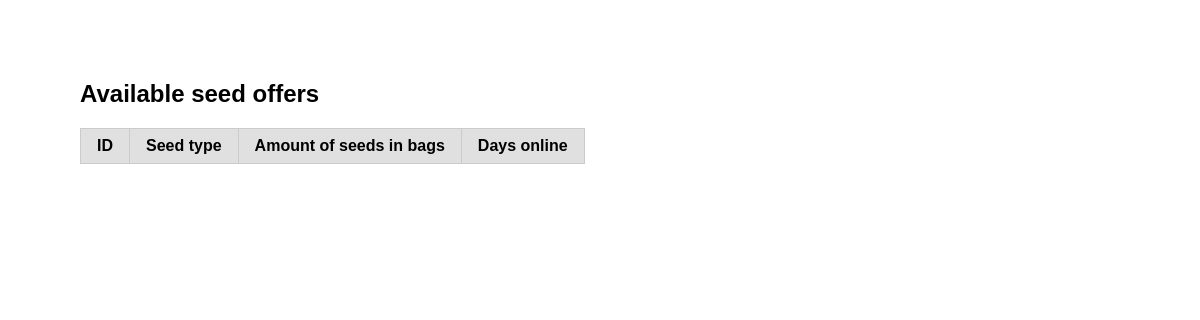
Page /polls/offers/ on the earlier database version.
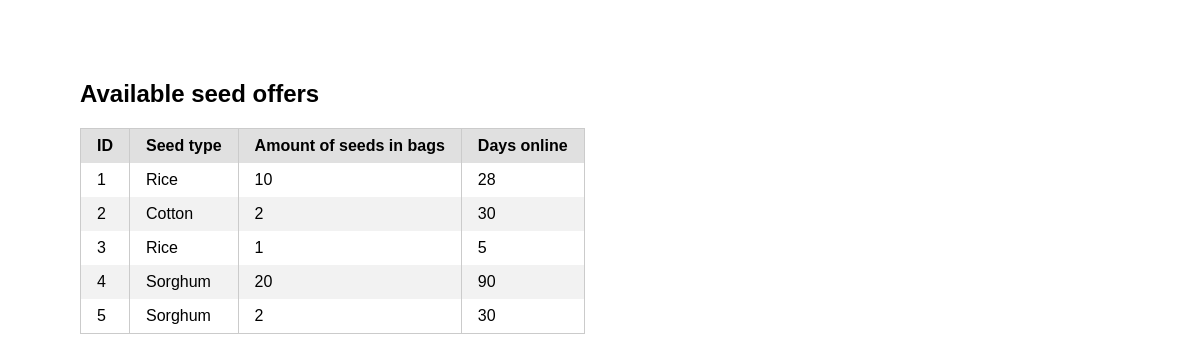
Same page on the later database version.
### polls/models.py (models this page shows)
class Offer(models.Model):
    RICE = 'RE'
    COTTON = 'CN'
    SORGHUM = 'SM'
    SEED_TYPES_CHOICES = (
        (RICE, 'Rice'),
        (COTTON, 'Cotton'),
        (SORGHUM, 'Sorghum'),
    )
    seed_type = models.CharField(
        max_length=2,
        choices=SEED_TYPES_CHOICES,
        default=RICE,
    )
    amount_of_seeds = models.IntegerField(
        default=1,
        validators=[
            MaxValueValidator(999),
            MinValueValidator(1)
        ]
    )
    days_online = models.IntegerField(
        default=1,
        validators=[
            MaxValueValidator(90),
            MinValueValidator(1)
        ]
    )
    def seed_name(self):
        for seed_choice in self.SEED_TYPES_CHOICES:
            if self.seed_type in seed_choice:
                return seed_choice[1]

### polls/views.py (the view)
# urls.py: path('offers/', views.OffersView.as_view(), name='offers'),
class OffersView(generic.ListView):
    template_name = 'polls/offers.html'
    context_object_name = 'farmers_offers'
    def get_queryset(self):
        return Offer.objects.all()

### polls/templates/polls/offers.html
{% load static %}
<link rel="stylesheet" type="text/css" href="{% static 'polls/pure-min.css' %}">
<link rel="stylesheet" type="text/css" href="{% static 'polls/style.css' %}">
<div class="container">
<h2>Available seed offers</h2>
<table class="pure-table">
    <thead>
        <tr>
            <th>ID</th>
            <th>Seed type</th>
            <th>Amount of seeds in bags</th>
            <th>Days online</th>
        </tr>
    </thead>
    <tbody>
    {% for offer in farmers_offers %}
        {% if forloop.counter|divisibleby:2 %}
        <tr class="pure-table-odd">
        {% else %}
        <tr>
        {% endif %}
            <td>{{offer.id}}</td>
            <td>{{offer.seed_name}}</td>
            <td>{{offer.amount_of_seeds}}</td>
            <td>{{offer.days_online}}</td>
        </tr>
    {% endfor %}
    </tbody>
</table>
</div>

### polls/static/polls/style.css (style rules this page uses)
.container { margin: 5em; }

Differences in the rows shown:
added Offer: id "1", seed_name "Rice", amount_of_seeds "10", days_online "28"
added Offer: id "2", seed_name "Cotton", amount_of_seeds "2", days_online "30"
added Offer: id "3", seed_name "Rice", amount_of_seeds "1", days_online "5"
added Offer: id "4", seed_name "Sorghum", amount_of_seeds "20", days_online "90"
added Offer: id "5", seed_name "Sorghum", amount_of_seeds "2", days_online "30"
